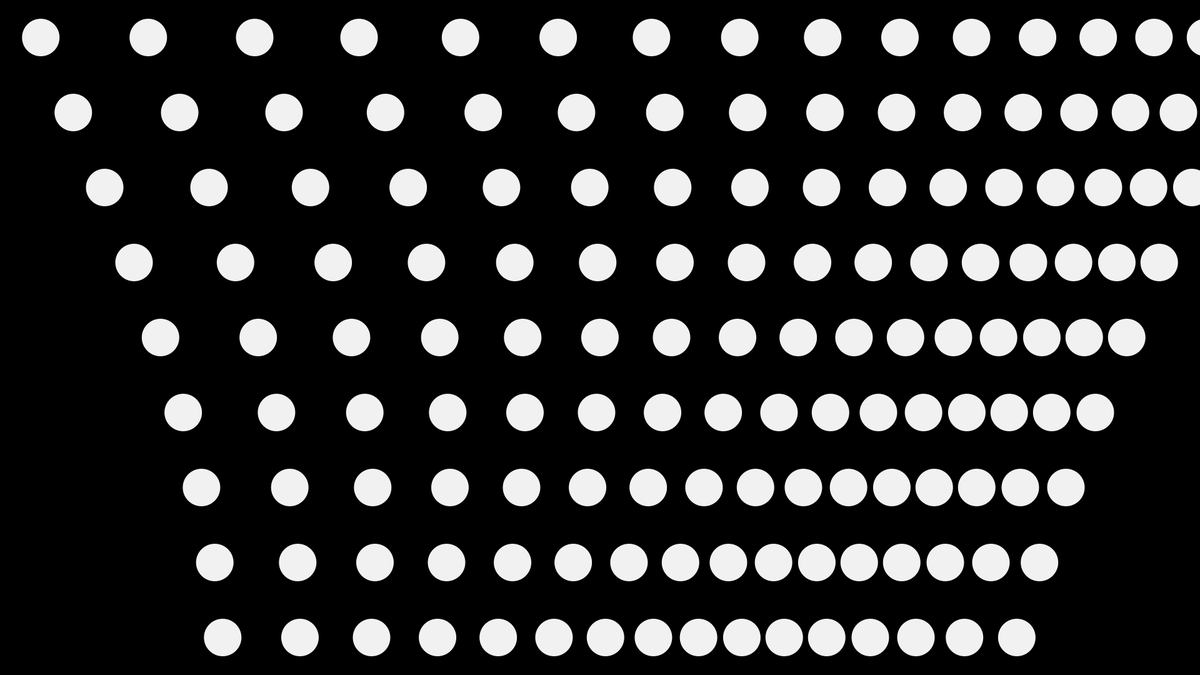
Frame 1 (no input)
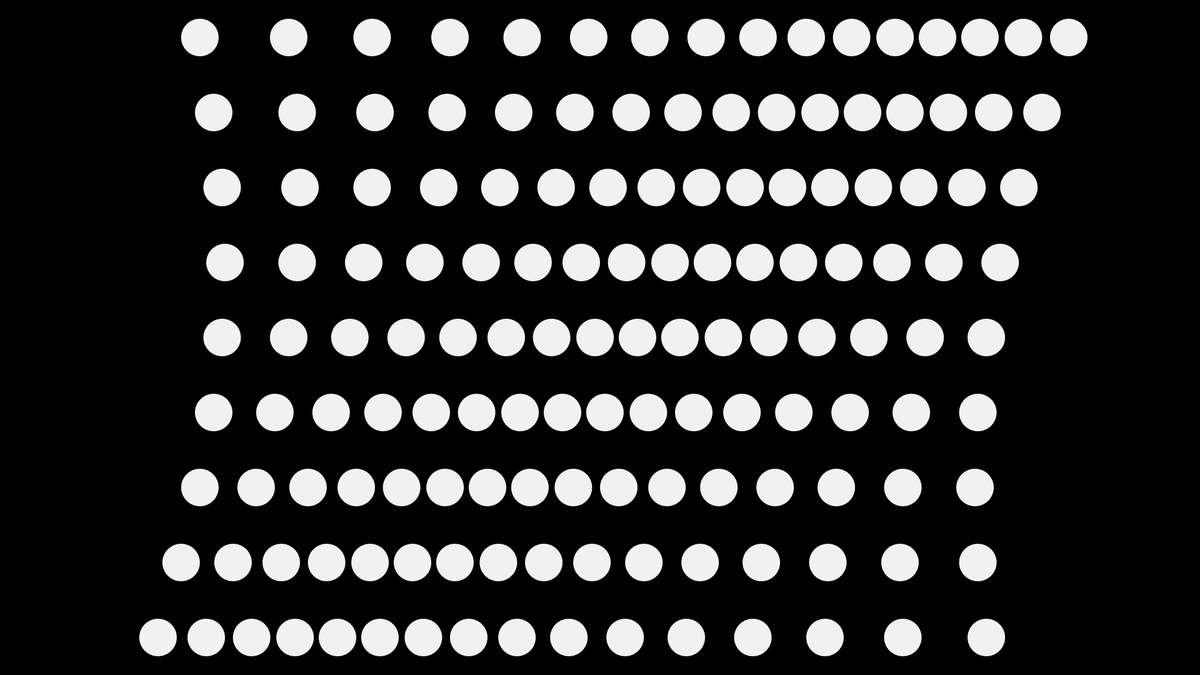
Frame 60 (the mouse pressed at the canvas centre just before this capture)
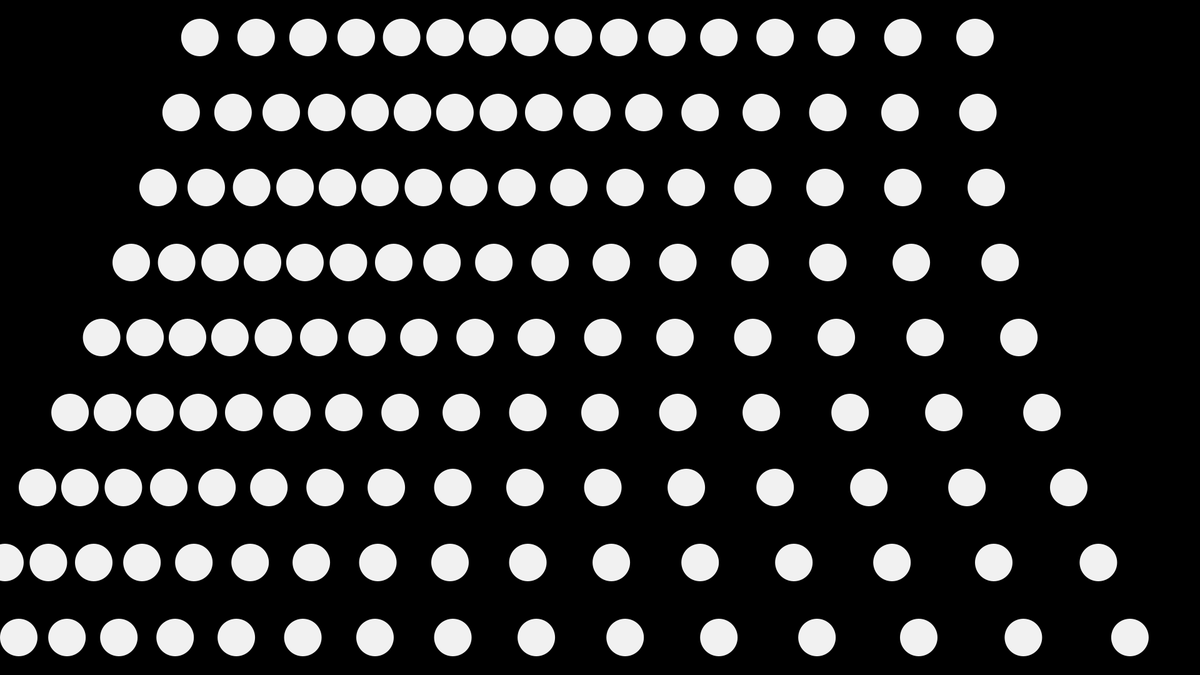
Frame 120 (the mouse held since frame 60 and released just before this capture)

The Processing sketch that drew these frames (run headless with seeded random() and noise(); from frame 60 on, the mouse is pressed at the canvas centre):

// Processing sketch: forloop
// ── forloop.pde
void setup() {
  size(1920, 1080);
}

void draw() {
  background(0);
  fill(#F1F1F1);
  noStroke();

  // number of tiles along the x&y axes
  float tilesX = 16;
  float tilesY = 9;

  // calculates the width of the each tile
  float tileW = width / tilesX;
  float tileH = height / tilesY;

  // moves the origin to the center of the first tile
  translate(tileW / 2, tileH / 2);

  // nested for loops to draw the tiles - Iterate over the number of tiles in both x,y directions
  // 
  for (int x = 0; x < tilesX; x++) {
    for (int y = 0; y < tilesY; y++) {
      
      // Calculates a wave effect based on the frame count and tile position 
      float wave = sin(radians( frameCount + x * 10 + y * 10 )) * 300;
      
      pushMatrix(); // saves the current transition matrix
      translate(tileW * x + wave, tileH * y);
      ellipse(0,0,tileW / 2,tileH / 2); // draws ellipse at the origin
      popMatrix(); // restore the previous transition matrix
    }
  }

}
